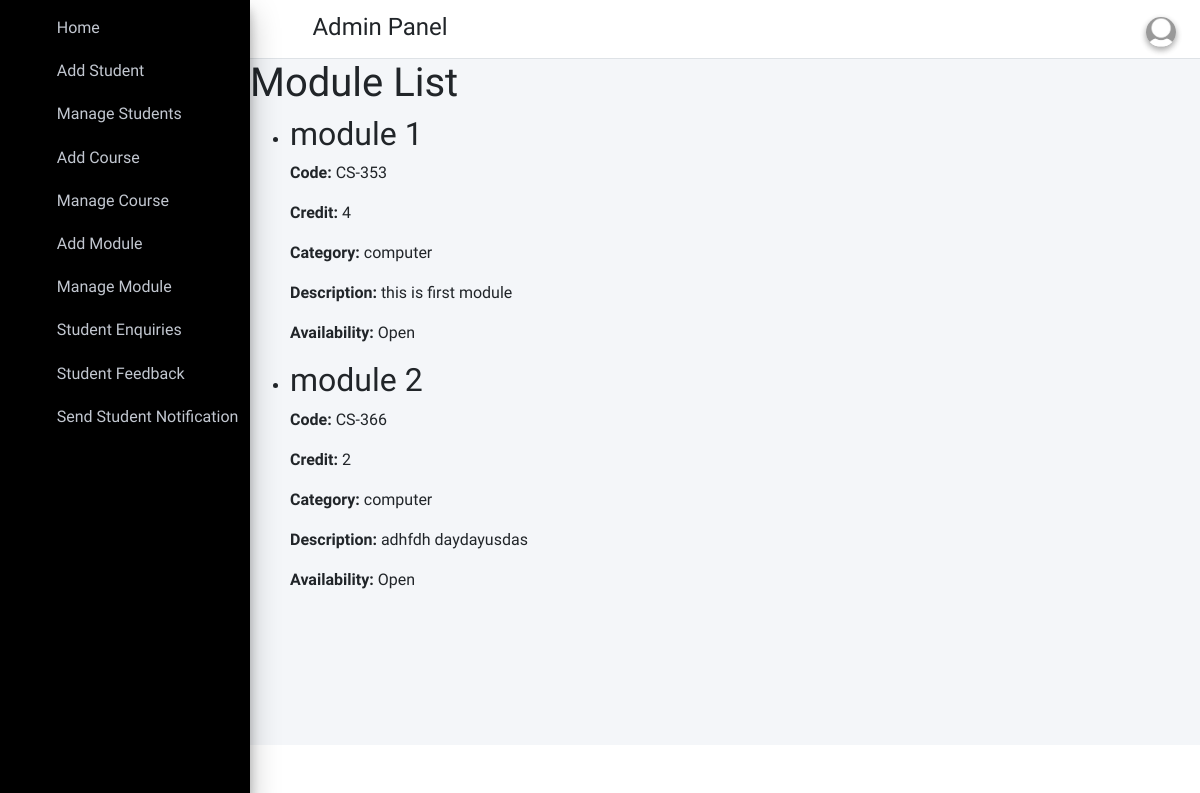
The app's page /module_list (signed in), older data.
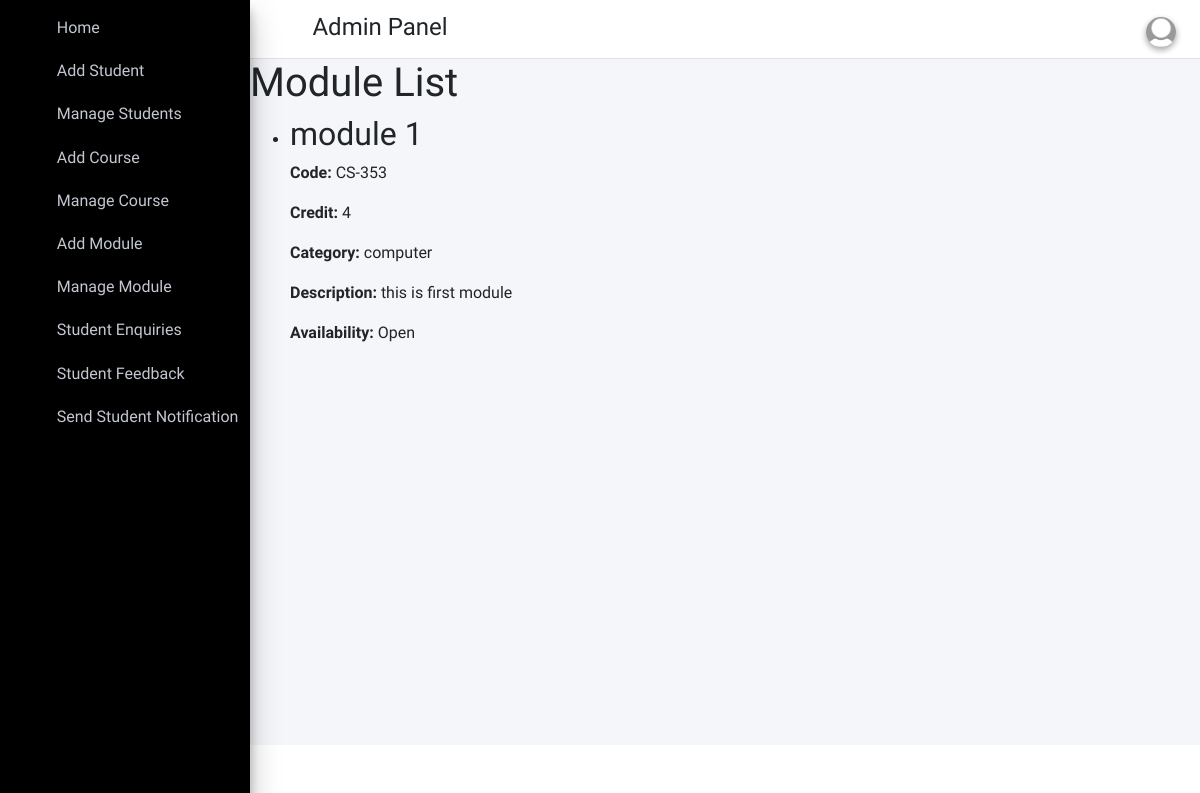
The same page, newer data.
### student_app/models.py (models this page shows)
class Module(models.Model):
    course = models.ForeignKey(Courses, on_delete=models.CASCADE)
    id=models.AutoField(primary_key=True)
    name = models.CharField(max_length=100)
    code = models.CharField(max_length=20)
    credit = models.IntegerField()
    category = models.CharField(max_length=50)
    description = models.TextField()
    availability = models.BooleanField(default=False)

### student_app/AdminViews.py (the view)
# urls.py: path('module_list', AdminViews.module_list, name='module_list'),
def module_list(request):
    modules = Module.objects.all()
    return render(request, 'Admin_template/module_list.html', {'modules': modules})

### student_app/templates/Admin_template/module_list.html
{% extends 'Admin_template/base_template.html' %}
{% block main_content %}
    <h1>Module List</h1>
    <ul>
        {% for module in modules %}
            <li>
                <h2>{{ module.name }}</h2>
                <p><strong>Code:</strong> {{ module.code }}</p>
                <p><strong>Credit:</strong> {{ module.credit }}</p>
                <p><strong>Category:</strong> {{ module.category }}</p>
                <p><strong>Description:</strong> {{ module.description }}</p>
                <p><strong>Availability:</strong> {% if module.availability %}Open{% else %}Closed{% endif %}</p>
            </li>
        {% endfor %}
    </ul>
{% endblock %}

Row changes from the older to the newer data that the page shows:
removed Module: name "module 2", code "CS-366", credit "2", category "computer", description "adhfdh daydayusdas", availability "Open"
